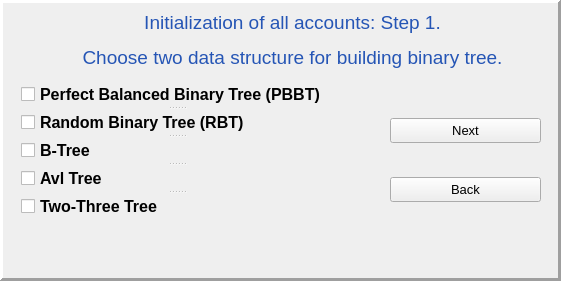
<?xml version="1.0" encoding="UTF-8"?>
<ui version="4.0">
 <class>WindowChoice</class>
 <widget class="QWidget" name="WindowChoice">
  <property name="geometry">
   <rect>
    <x>0</x>
    <y>0</y>
    <width>561</width>
    <height>281</height>
   </rect>
  </property>
  <property name="sizePolicy">
   <sizepolicy hsizetype="Fixed" vsizetype="Fixed">
    <horstretch>0</horstretch>
    <verstretch>0</verstretch>
   </sizepolicy>
  </property>
  <property name="minimumSize">
   <size>
    <width>561</width>
    <height>281</height>
   </size>
  </property>
  <property name="maximumSize">
   <size>
    <width>561</width>
    <height>281</height>
   </size>
  </property>
  <property name="windowTitle">
   <string>Choose Structure Data</string>
  </property>
  <property name="windowIcon">
   <iconset>
    <selectedon>:/Image/Choose.jpg</selectedon>
   </iconset>
  </property>
  <widget class="QFrame" name="frame">
   <property name="geometry">
    <rect>
     <x>0</x>
     <y>0</y>
     <width>561</width>
     <height>281</height>
    </rect>
   </property>
   <property name="minimumSize">
    <size>
     <width>521</width>
     <height>281</height>
    </size>
   </property>
   <property name="maximumSize">
    <size>
     <width>600</width>
     <height>281</height>
    </size>
   </property>
   <property name="font">
    <font>
     <pointsize>10</pointsize>
    </font>
   </property>
   <property name="frameShape">
    <enum>QFrame::Panel</enum>
   </property>
   <property name="frameShadow">
    <enum>QFrame::Raised</enum>
   </property>
   <property name="lineWidth">
    <number>3</number>
   </property>
   <widget class="QWidget" name="layoutWidget">
    <property name="geometry">
     <rect>
      <x>50</x>
      <y>10</y>
      <width>485</width>
      <height>61</height>
     </rect>
    </property>
    <layout class="QVBoxLayout" name="verticalLayout_2">
     <item>
      <widget class="QLabel" name="title">
       <property name="font">
        <font>
         <pointsize>10</pointsize>
         <bold>true</bold>
        </font>
       </property>
       <property name="text">
        <string>&lt;!DOCTYPE HTML PUBLIC &quot;-//W3C//DTD HTML 4.0//EN&quot; &quot;http://www.w3.org/TR/REC-html40/strict.dtd&quot;&gt;
&lt;html&gt;&lt;head&gt;&lt;meta name=&quot;qrichtext&quot; content=&quot;1&quot; /&gt;&lt;style type=&quot;text/css&quot;&gt;
p, li { white-space: pre-wrap; }
&lt;/style&gt;&lt;/head&gt;&lt;body style=&quot; font-family:'Arial'; font-size:8pt; font-weight:600; font-style:normal;&quot;&gt;
&lt;p align=&quot;center&quot; style=&quot; margin-top:12px; margin-bottom:12px; margin-left:0px; margin-right:0px; -qt-block-indent:0; text-indent:0px;&quot;&gt;&lt;span style=&quot; font-family:'MS Shell Dlg 2'; font-size:14pt; font-weight:400; color:#2555b5;&quot;&gt;Initialization of all accounts: Step 1.&lt;/span&gt;&lt;/p&gt;
&lt;p align=&quot;center&quot; style=&quot; margin-top:12px; margin-bottom:12px; margin-left:0px; margin-right:0px; -qt-block-indent:0; text-indent:0px;&quot;&gt;&lt;span style=&quot; font-family:'MS Shell Dlg 2'; font-size:14pt; font-weight:400; color:#2555b5;&quot;&gt;Choose two data structure for building binary tree.&lt;/span&gt;&lt;/p&gt;&lt;/body&gt;&lt;/html&gt;</string>
       </property>
      </widget>
     </item>
    </layout>
   </widget>
   <widget class="QSplitter" name="splitter">
    <property name="geometry">
     <rect>
      <x>21</x>
      <y>82</y>
      <width>311</width>
      <height>136</height>
     </rect>
    </property>
    <property name="orientation">
     <enum>Qt::Vertical</enum>
    </property>
    <widget class="QCheckBox" name="choosePBBT">
     <property name="font">
      <font>
       <pointsize>12</pointsize>
       <bold>true</bold>
      </font>
     </property>
     <property name="text">
      <string>Perfect Balanced Binary Tree (PBBT)</string>
     </property>
    </widget>
    <widget class="QCheckBox" name="chooseRBT">
     <property name="font">
      <font>
       <pointsize>12</pointsize>
       <bold>true</bold>
      </font>
     </property>
     <property name="text">
      <string>Random Binary Tree (RBT)</string>
     </property>
     <property name="checked">
      <bool>false</bool>
     </property>
    </widget>
    <widget class="QCheckBox" name="chooseBTree">
     <property name="enabled">
      <bool>true</bool>
     </property>
     <property name="font">
      <font>
       <pointsize>12</pointsize>
       <bold>true</bold>
      </font>
     </property>
     <property name="text">
      <string>B-Tree</string>
     </property>
    </widget>
    <widget class="QCheckBox" name="chooseAvlTree">
     <property name="font">
      <font>
       <pointsize>12</pointsize>
       <bold>true</bold>
      </font>
     </property>
     <property name="text">
      <string>Avl Tree</string>
     </property>
     <property name="checked">
      <bool>false</bool>
     </property>
    </widget>
    <widget class="QCheckBox" name="chooseTwoThreeTree">
     <property name="font">
      <font>
       <pointsize>12</pointsize>
       <bold>true</bold>
      </font>
     </property>
     <property name="tabletTracking">
      <bool>false</bool>
     </property>
     <property name="text">
      <string>Two-Three Tree</string>
     </property>
    </widget>
   </widget>
   <widget class="QWidget" name="layoutWidget">
    <property name="geometry">
     <rect>
      <x>390</x>
      <y>90</y>
      <width>151</width>
      <height>141</height>
     </rect>
    </property>
    <layout class="QVBoxLayout" name="verticalLayout">
     <item>
      <widget class="QPushButton" name="nextButton">
       <property name="enabled">
        <bool>true</bool>
       </property>
       <property name="sizePolicy">
        <sizepolicy hsizetype="Minimum" vsizetype="Fixed">
         <horstretch>0</horstretch>
         <verstretch>25</verstretch>
        </sizepolicy>
       </property>
       <property name="minimumSize">
        <size>
         <width>0</width>
         <height>25</height>
        </size>
       </property>
       <property name="text">
        <string>Next</string>
       </property>
       <property name="checkable">
        <bool>true</bool>
       </property>
      </widget>
     </item>
     <item>
      <widget class="QPushButton" name="backButton">
       <property name="sizePolicy">
        <sizepolicy hsizetype="Minimum" vsizetype="Fixed">
         <horstretch>0</horstretch>
         <verstretch>25</verstretch>
        </sizepolicy>
       </property>
       <property name="minimumSize">
        <size>
         <width>0</width>
         <height>25</height>
        </size>
       </property>
       <property name="text">
        <string>Back</string>
       </property>
       <property name="checkable">
        <bool>true</bool>
       </property>
      </widget>
     </item>
    </layout>
   </widget>
  </widget>
 </widget>
 <resources/>
 <connections/>
</ui>
